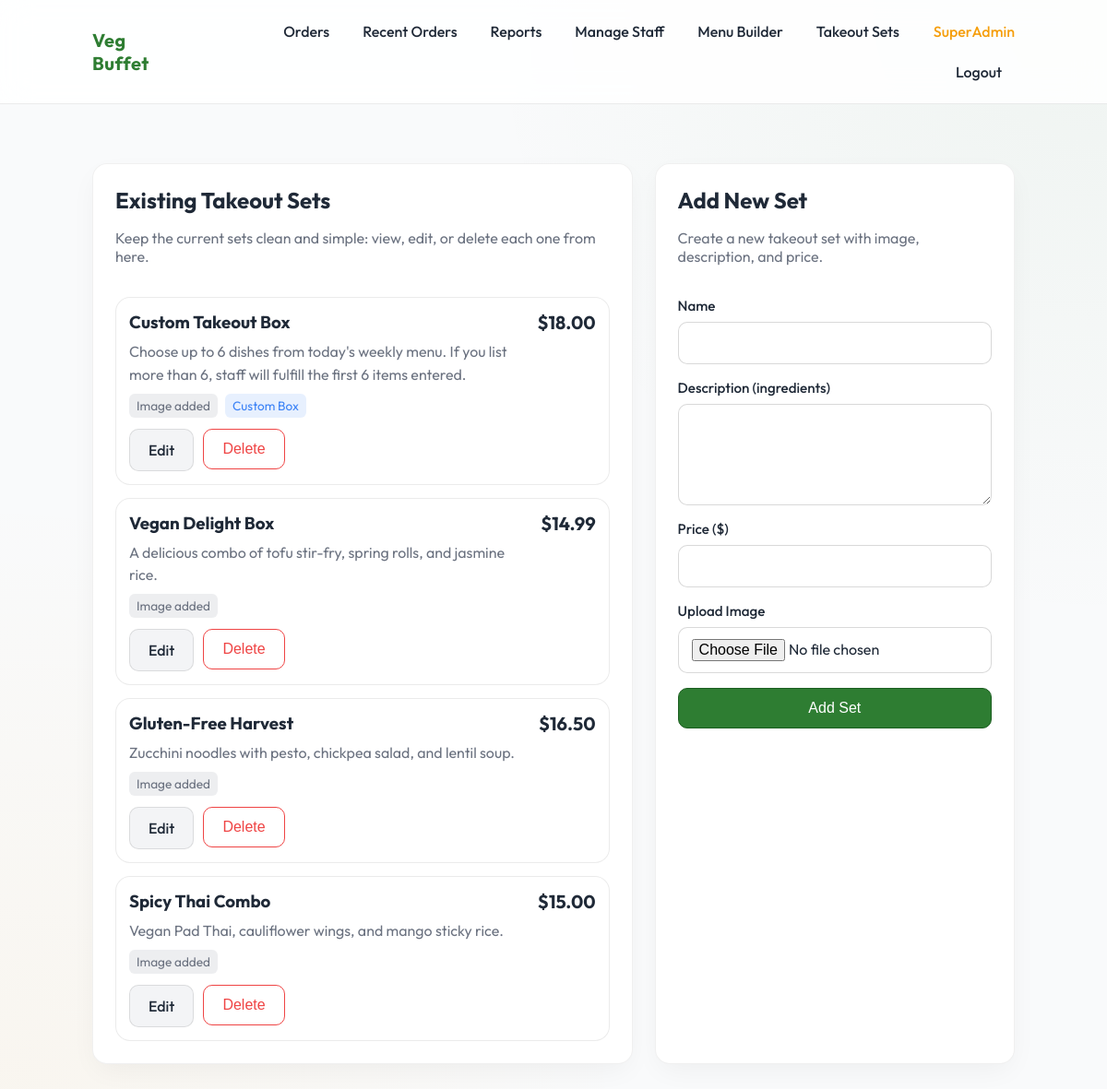
The page /admin/takeout.php (signed in) on the database its author committed.
### tables this page shows
create table if not exists TakeoutSet (
  setId int not null auto_increment,
  setName varchar(255) not null,
  description varchar(1024) not null,
  price decimal(10,2) not null,
  imageUrl varchar(2048) null,
  isAvailable boolean not null,
  sortOrder int not null default 0,
  allowsCustomSelection boolean not null default 0,  
  selectionLimit int not null default 0,             
  primary key (setId),
  unique key uq_set_name (setName),
  key idx_set_available (isAvailable)
);

### web/lib/auth.php (called while the page is built, shortened)
<?php
require_once __DIR__ . '/db.php';
function session_should_use_secure_cookie(): bool {
  $https = $_SERVER['HTTPS'] ?? '';
  $forwardedProto = $_SERVER['HTTP_X_FORWARDED_PROTO'] ?? '';
  return is_string($forwardedProto) && strtolower($forwardedProto) === 'https';
}
  ?>
  <?php
function current_admin(): ?array {
  $adminId = (int)($_SESSION['admin']['adminId'] ?? 0);
  try {
    $stmt = db()->prepare('SELECT adminId, email, role, isActive FROM Admin WHERE adminId = ? LIMIT 1');
    $stmt->execute([$adminId]);
    $row = $stmt->fetch();
  } catch (Throwable $e) {
    return $_SESSION['admin'];
  }
  return $_SESSION['admin'];
}
function require_admin(): array {
  $admin = current_admin();
  if ($admin !== null) return $admin;
  exit;
}
function is_super_admin(?array $admin): bool {
  return is_array($admin) && (($admin['role'] ?? '') === 'SuperAdmin');
}
function require_super_admin(): array {
  $admin = require_admin();
  if (is_super_admin($admin)) {
    return $admin;
  }
}

### web/lib/db.php (called while the page is built, shortened)
<?php
function db(): PDO {
  static $pdo = null;
  if ($pdo instanceof PDO) {
    return $pdo;
  }
  $host = getenv('DB_HOST') !== false ? (string)getenv('DB_HOST') : '127.0.0.1';
  $port = getenv('DB_PORT') !== false ? (string)getenv('DB_PORT') : '3306';
  $name = getenv('DB_NAME') !== false ? (string)getenv('DB_NAME') : 'vegbuffet';
  $user = getenv('DB_USER') !== false ? (string)getenv('DB_USER') : 'root';
  $pass = getenv('DB_PASS') !== false ? (string)getenv('DB_PASS') : '';
  $sslVerify = getenv('DB_SSL_VERIFY_SERVER_CERT') !== false
    ? filter_var(getenv('DB_SSL_VERIFY_SERVER_CERT'), FILTER_VALIDATE_BOOL, FILTER_NULL_ON_FAILURE) !== false
    : true;
  $dsn = "mysql:host={$host};port={$port};dbname={$name};charset=utf8mb4";
  $options = [
    PDO::ATTR_ERRMODE => PDO::ERRMODE_EXCEPTION,
    PDO::ATTR_DEFAULT_FETCH_MODE => PDO::FETCH_ASSOC,
    PDO::ATTR_EMULATE_PREPARES => false,
  ];
  if (defined('PDO::MYSQL_ATTR_SSL_VERIFY_SERVER_CERT')) {
    $options[PDO::MYSQL_ATTR_SSL_VERIFY_SERVER_CERT] = $sslVerify;
  }
  $pdo = new PDO($dsn, $user, $pass, $options);
  return $pdo;
}

### web/lib/takeout_catalog.php (called while the page is built, shortened)
<?php
require_once __DIR__ . '/db.php';
function fetch_all_takeout_sets(PDO $pdo, bool $visibleOnly = false): array {
  $sql = 'SELECT
            setId,
            setName,
            description,
            price,
            imageUrl,
            isAvailable,
            sortOrder,
            allowsCustomSelection,
            selectionLimit
          FROM TakeoutSet';
  $sql .= ' ORDER BY sortOrder ASC, setName ASC';
  return $pdo->query($sql)->fetchAll();
}

### web/admin/takeout.php (the view, shortened to what this page needs)
<?php
require_once __DIR__ . '/../lib/layout.php';
require_once __DIR__ . '/../lib/takeout_catalog.php';
require_super_admin();
$pdo = db();
$editId = (int)($_GET['edit'] ?? 0);
$sets = fetch_all_takeout_sets($pdo);
$editingSet = $editId > 0 ? fetch_takeout_set_by_id($pdo, $editId) : null;
render_header('Manage Takeout Sets');
?>
<div class="grid">
  <section class="card">
    <div class="section-header">
      <div>
        <h2 class="section-title">Existing Takeout Sets</h2>
        <p class="muted">Keep the current sets clean and simple: view, edit, or delete each one from here.</p>
      </div>
    </div>
    <div class="takeout-admin-list">
      <?php foreach ($sets as $set): ?>
        <article class="takeout-admin-row">
          <div class="takeout-admin-row-content">
            <div class="takeout-admin-row-header">
              <div class="takeout-admin-row-main">
                <h3 class="takeout-admin-row-title"><?= h((string)$set['setName']) ?></h3>
                <p class="takeout-admin-row-copy muted"><?= h((string)$set['description']) ?></p>
                <div class="catalog-meta">
                  <span class="status-pill status-muted"><?= !empty($set['imageUrl']) ? 'Image added' : 'No image yet' ?></span>
                  <?php if (!empty($set['allowsCustomSelection'])): ?>
                    <span class="status-pill status-paid">Custom Box</span>
                  <?php endif; ?>
                </div>
              </div>
              <strong class="price-tag">$<?= number_format((float)$set['price'], 2) ?></strong>
            </div>
            <div class="takeout-admin-row-actions">
              <a href="/admin/takeout.php?edit=<?= (int)$set['setId'] ?>" class="btn">Edit</a>
              <form method="post" class="form-inline" onsubmit="return confirm('Delete this takeout set?');">
                <button class="btn btn-danger-outline" type="submit">Delete</button>
              </form>
            </div>
          </div>
        </article>
      <?php endforeach; ?>
    </div>
  </section>
  <aside class="card">
    <div class="section-header">
      <div>
        <h2 class="section-title"><?= $editingSet ? 'Edit Set' : 'Add New Set' ?></h2>
        <p class="muted"><?= $editingSet ? 'Update the selected takeout set here.' : 'Create a new takeout set with image, description, and price.' ?></p>
      </div>
    </div>
    <form method="post" enctype="multipart/form-data">
      <div class="field">
        <label>Name</label>
        <input type="text" name="setName" required value="<?= h((string)($editingSet['setName'] ?? '')) ?>" />
      </div>
      <div class="field">
        <label>Description (ingredients)</label>
        <textarea name="description" rows="4" required><?= h((string)($editingSet['description'] ?? '')) ?></textarea>
      </div>
      <div class="field">
        <label>Price ($)</label>
        <input type="number" step="0.01" name="price" required value="<?= h((string)($editingSet['price'] ?? '')) ?>" />
      </div>
      <div class="field">
        <label><?= $editingSet ? 'Replace Image' : 'Upload Image' ?></label>
        <input type="file" name="image" accept="image/*" />
      </div>
      <button type="submit" class="btn btn-primary btn-full"><?= $editingSet ? 'Save Changes' : 'Add Set' ?></button>
    </form>
  </aside>
</div>
<?php render_footer(); ?>

### web/lib/layout.php (shortened to what this page needs)
<?php
require_once __DIR__ . '/auth.php';
function h(string $s): string {
  return htmlspecialchars($s, ENT_QUOTES | ENT_SUBSTITUTE, 'UTF-8');
}
function render_header(string $title): void {
  $admin = current_admin();
  ?>
  <!doctype html>
  <html lang="en">
  <head>
    <link rel="stylesheet" href="/assets/style.css" />
  </head>
  <body>
    <header class="topbar">
      <div class="container topbar-inner">
        <div class="brand">
          <a href="/" class="brand-link">Veg Buffet</a>
        </div>
        <nav class="nav">
          <?php if ($admin): ?>
            <a href="/admin/index.php" class="nav-link">Orders</a>
            <a href="/admin/history.php" class="nav-link">Recent Orders</a>
            <?php if (is_super_admin($admin)): ?>
              <a href="/admin/reports.php" class="nav-link">Reports</a>
              <a href="/admin/staff.php" class="nav-link">Manage Staff</a>
              <a href="/admin/menu.php" class="nav-link">Menu Builder</a>
              <a href="/admin/takeout.php" class="nav-link">Takeout Sets</a>
            <?php endif; ?>
            <span class="nav-text nav-role"><?= h($admin['role']) ?></span>
            <a class="nav-link nav-link-spaced" href="/logout.php">Logout</a>
          <?php endif; ?>
        </nav>
      </div>
    </header>
    <main class="container">
  <?php
}
function render_footer(): void {
  ?>
    </main>
  </body>
  </html>
  <?php
}

### web/assets/style.css (style rules this page uses)
:root { --primary: #2E7D32; --primary2: #1B5E20; --bg: #F9FAFB; --panel: #FFFFFF; --panel2: #F3F4F6; --text: #1F2937; --muted: #6B7280; --brand: var(--primary); --danger: #EF4444; --ok: #10B981; --ring: rgba(46, 125, 50, 0.4); --accent: #F59E0B; }
* { box-sizing: border-box; }
html, body { height: 100%; scroll-behavior: smooth; }
body { margin: 0; font-family: 'Outfit', sans-serif; color: var(--text); background: var(--bg); background-image: radial-gradient(circle at top right, rgba(46, 125, 50, 0.05) 0%, transparent 40%), radial-gradient(circle at bottom left, rgba(245, 158, 11, 0.05) 0%, transparent 40%); background-attachment: fixed; }
a { color: var(--primary); text-decoration: none; transition: 0.2s; }
.container { width: min(1000px, calc(100% - 32px)); margin: 0 auto; }
.topbar { position: sticky; top: 0; backdrop-filter: blur(16px); background: rgba(255, 255, 255, 0.85); border-bottom: 1px solid rgba(0, 0, 0, 0.08); z-index: 100; }
.topbar-inner { display: flex; align-items: center; justify-content: space-between; gap: 16px; padding: 16px 0; }
.brand-link { color: var(--primary); font-weight: 700; font-size: 1.25rem; letter-spacing: 0.5px; }
.nav { display: flex; gap: 8px; align-items: center; flex-wrap: wrap; justify-content: flex-end; }
.nav-link { color: var(--text); padding: 8px 14px; border-radius: 8px; font-weight: 500; }
.nav-text { color: var(--muted); font-size: 0.95rem; }
main.container { padding: 40px 0 60px; }
.card { background: var(--panel); border: 1px solid rgba(0,0,0,0.06); border-radius: 16px; padding: 24px; box-shadow: 0 10px 30px -5px rgba(0,0,0,0.05); transition: transform 0.2s, box-shadow 0.2s; }
.grid { display: grid; grid-template-columns: 1.2fr 0.8fr; gap: 24px; margin-top: 24px; }
.field { display: grid; gap: 8px; margin-bottom: 16px; }
label { color: var(--text); font-size: 0.95rem; font-weight: 500; }
input, select, textarea { width: 100%; padding: 12px 14px; border-radius: 10px; border: 1px solid rgba(0,0,0,0.15); background: #FFF; color: var(--text); font-family: inherit; font-size: 1rem; outline: none; transition: border-color 0.2s, box-shadow 0.2s; }
textarea { resize: vertical; min-height: 110px; }
.btn { display: inline-flex; align-items: center; justify-content: center; padding: 12px 20px; border-radius: 10px; border: 1px solid rgba(0,0,0,0.1); background: var(--panel2); color: var(--text); font-weight: 500; cursor: pointer; transition: all 0.2s; font-size: 1rem; }
.btn-primary { background: var(--primary); border-color: var(--primary2); color: white; }
.btn-danger-outline { color: var(--danger); border-color: var(--danger); background: transparent; }
.muted { color: var(--muted); }
.nav-role { color: var(--accent); margin-left: 15px; font-weight: 500; font-size: 1rem; }
.nav-link-spaced, .nav-greeting { margin-left: 10px; }
.section-title { margin-top: 0; }
.btn-full { width: 100%; }
.price-tag { font-size: 1.25rem; font-weight: 700; }
.form-inline { margin: 0; }
.status-pill { font-size: 0.85rem; padding: 4px 8px; border-radius: 6px; background: rgba(0,0,0,0.05); }
.status-pill.status-paid { color: #3B82F6; background: rgba(59,130,246,0.12); }
.section-header { display: flex; justify-content: space-between; align-items: flex-start; gap: 16px; margin-bottom: 18px; }
.section-header .section-title { margin-bottom: 6px; }
.catalog-meta { display: flex; flex-wrap: wrap; gap: 8px; margin-top: 8px; }
.takeout-admin-list { display: grid; gap: 14px; }
.takeout-admin-row { display: block; padding: 14px; border: 1px solid rgba(0,0,0,0.08); border-radius: 16px; background: rgba(255,255,255,0.92); }
.takeout-admin-row-content { min-width: 0; }
.takeout-admin-row-header { display: flex; justify-content: space-between; gap: 16px; align-items: flex-start; }
.takeout-admin-row-main { min-width: 0; }
.takeout-admin-row-title { margin: 0 0 8px; }
.takeout-admin-row-copy { margin: 0; line-height: 1.55; }
.takeout-admin-row-actions { display: flex; gap: 10px; flex-wrap: wrap; margin-top: 12px; }
.status-pill.status-muted { color: var(--muted); background: rgba(107,114,128,0.12); }

### rows shown on the page
takeoutset: setName "Custom Takeout Box", description "Choose up to 6 dishes from today's weekly menu. If you list more than 6, staff will fulfill the first 6 items entered.", shows "Image added", allowsCustomSelection "Custom Box", price "18.00"
takeoutset: setName "Vegan Delight Box", description "A delicious combo of tofu stir-fry, spring rolls, and jasmine rice.", shows "Image added", price "14.99"
takeoutset: setName "Gluten-Free Harvest", description "Zucchini noodles with pesto, chickpea salad, and lentil soup.", shows "Image added", price "16.50"
takeoutset: setName "Spicy Thai Combo", description "Vegan Pad Thai, cauliflower wings, and mango sticky rice.", shows "Image added", price "15.00"

### other values the page prints
$admin['role'] "SuperAdmin"
